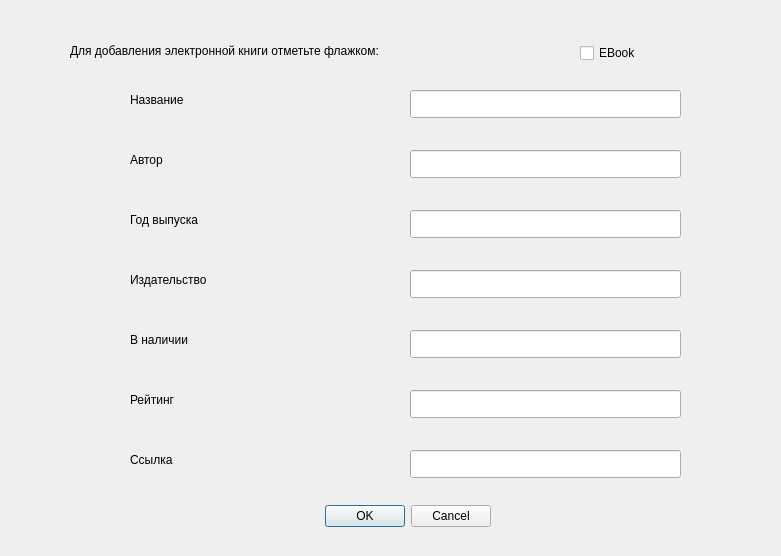
<?xml version="1.0" encoding="UTF-8"?>
<ui version="4.0">
 <class>AddBook</class>
 <widget class="QDialog" name="AddBook">
  <property name="geometry">
   <rect>
    <x>0</x>
    <y>0</y>
    <width>781</width>
    <height>556</height>
   </rect>
  </property>
  <property name="windowTitle">
   <string>Dialog</string>
  </property>
  <widget class="QDialogButtonBox" name="buttonBox">
   <property name="geometry">
    <rect>
     <x>320</x>
     <y>500</y>
     <width>171</width>
     <height>32</height>
    </rect>
   </property>
   <property name="orientation">
    <enum>Qt::Orientation::Horizontal</enum>
   </property>
   <property name="standardButtons">
    <set>QDialogButtonBox::StandardButton::Cancel|QDialogButtonBox::StandardButton::Ok</set>
   </property>
  </widget>
  <widget class="QCheckBox" name="checkBox">
   <property name="geometry">
    <rect>
     <x>580</x>
     <y>40</y>
     <width>93</width>
     <height>26</height>
    </rect>
   </property>
   <property name="text">
    <string>EBook</string>
   </property>
  </widget>
  <widget class="QLabel" name="checkmessage">
   <property name="geometry">
    <rect>
     <x>70</x>
     <y>30</y>
     <width>401</width>
     <height>41</height>
    </rect>
   </property>
   <property name="text">
    <string>Для добавления электронной книги отметьте флажком:</string>
   </property>
  </widget>
  <widget class="QLineEdit" name="releaseAdd">
   <property name="geometry">
    <rect>
     <x>410</x>
     <y>210</y>
     <width>271</width>
     <height>28</height>
    </rect>
   </property>
  </widget>
  <widget class="QLineEdit" name="publishingAdd">
   <property name="geometry">
    <rect>
     <x>410</x>
     <y>270</y>
     <width>271</width>
     <height>28</height>
    </rect>
   </property>
  </widget>
  <widget class="QLineEdit" name="instockAdd">
   <property name="geometry">
    <rect>
     <x>410</x>
     <y>330</y>
     <width>271</width>
     <height>28</height>
    </rect>
   </property>
  </widget>
  <widget class="QLineEdit" name="ratingAdd">
   <property name="geometry">
    <rect>
     <x>410</x>
     <y>390</y>
     <width>271</width>
     <height>28</height>
    </rect>
   </property>
  </widget>
  <widget class="QLineEdit" name="urlAdd">
   <property name="geometry">
    <rect>
     <x>410</x>
     <y>450</y>
     <width>271</width>
     <height>28</height>
    </rect>
   </property>
  </widget>
  <widget class="QLineEdit" name="authorAdd">
   <property name="geometry">
    <rect>
     <x>410</x>
     <y>150</y>
     <width>271</width>
     <height>28</height>
    </rect>
   </property>
  </widget>
  <widget class="QLineEdit" name="titleAdd">
   <property name="geometry">
    <rect>
     <x>410</x>
     <y>90</y>
     <width>271</width>
     <height>28</height>
    </rect>
   </property>
  </widget>
  <widget class="QLabel" name="Atitle">
   <property name="geometry">
    <rect>
     <x>130</x>
     <y>90</y>
     <width>161</width>
     <height>20</height>
    </rect>
   </property>
   <property name="text">
    <string>Название</string>
   </property>
  </widget>
  <widget class="QLabel" name="Aauthor">
   <property name="geometry">
    <rect>
     <x>130</x>
     <y>150</y>
     <width>161</width>
     <height>20</height>
    </rect>
   </property>
   <property name="text">
    <string>Автор</string>
   </property>
  </widget>
  <widget class="QLabel" name="Arelease">
   <property name="geometry">
    <rect>
     <x>130</x>
     <y>210</y>
     <width>161</width>
     <height>20</height>
    </rect>
   </property>
   <property name="text">
    <string>Год выпуска</string>
   </property>
  </widget>
  <widget class="QLabel" name="Apublishing">
   <property name="geometry">
    <rect>
     <x>130</x>
     <y>270</y>
     <width>161</width>
     <height>20</height>
    </rect>
   </property>
   <property name="text">
    <string>Издательство</string>
   </property>
  </widget>
  <widget class="QLabel" name="Ainstock">
   <property name="geometry">
    <rect>
     <x>130</x>
     <y>330</y>
     <width>161</width>
     <height>20</height>
    </rect>
   </property>
   <property name="text">
    <string>В наличии</string>
   </property>
  </widget>
  <widget class="QLabel" name="Arating">
   <property name="geometry">
    <rect>
     <x>130</x>
     <y>390</y>
     <width>161</width>
     <height>20</height>
    </rect>
   </property>
   <property name="text">
    <string>Рейтинг</string>
   </property>
  </widget>
  <widget class="QLabel" name="Aurl">
   <property name="geometry">
    <rect>
     <x>130</x>
     <y>450</y>
     <width>161</width>
     <height>20</height>
    </rect>
   </property>
   <property name="text">
    <string>Ссылка</string>
   </property>
  </widget>
 </widget>
 <resources/>
 <connections>
  <connection>
   <sender>buttonBox</sender>
   <signal>accepted()</signal>
   <receiver>AddBook</receiver>
   <slot>accept()</slot>
   <hints>
    <hint type="sourcelabel">
     <x>248</x>
     <y>254</y>
    </hint>
    <hint type="destinationlabel">
     <x>157</x>
     <y>274</y>
    </hint>
   </hints>
  </connection>
  <connection>
   <sender>buttonBox</sender>
   <signal>rejected()</signal>
   <receiver>AddBook</receiver>
   <slot>reject()</slot>
   <hints>
    <hint type="sourcelabel">
     <x>316</x>
     <y>260</y>
    </hint>
    <hint type="destinationlabel">
     <x>286</x>
     <y>274</y>
    </hint>
   </hints>
  </connection>
 </connections>
</ui>
